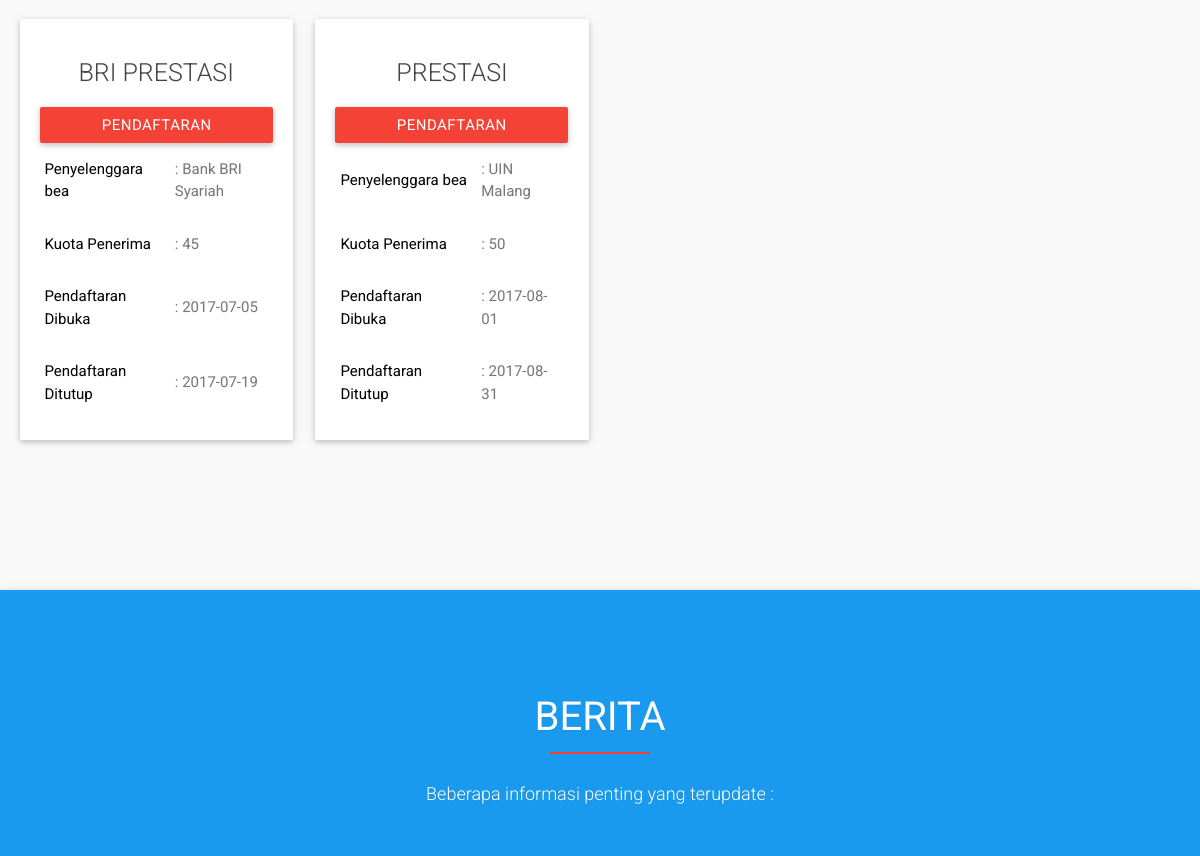
Before: / (middle part) with the older database file.
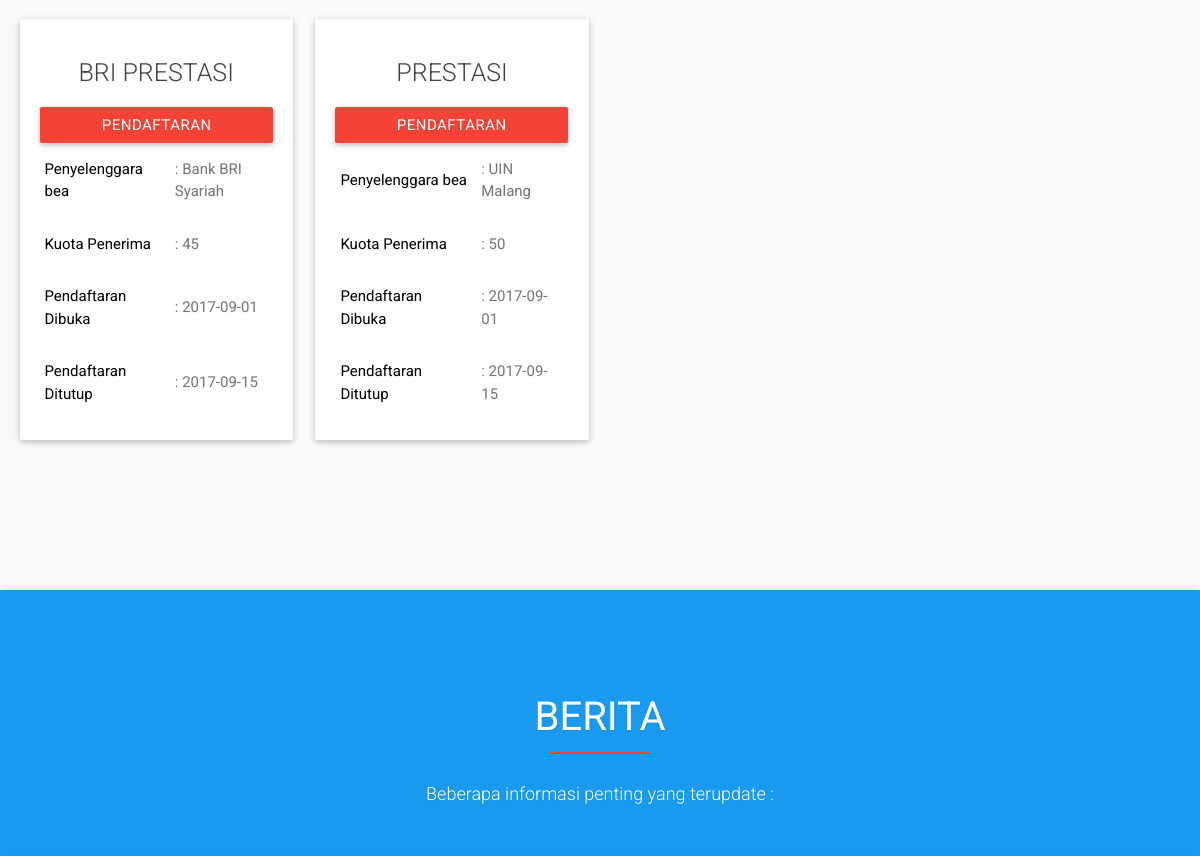
After: the same page with the newer database file.
### tables this page shows
CREATE TABLE `bea` (
  `id` int(11) NOT NULL,
  `namaBeasiswa` varchar(100) DEFAULT NULL,
  `penyelenggaraBea` varchar(100) DEFAULT NULL,
  `kuota` char(10) DEFAULT NULL,
  `beasiswaDibuka` date DEFAULT NULL COMMENT 'pendaftaran',
  `beasiswaTutup` date DEFAULT NULL COMMENT 'pendaftaran',
  `periodeBerakhir` date DEFAULT NULL,
  `statusBeasiswa` enum('2','3') DEFAULT '2' COMMENT '2=ditolak, 3=dikonfirmasi',
  `seleksiTutup` date NOT NULL,
  `selektor` int(1) NOT NULL COMMENT '1=kasubag kemahasiswaa, 2=kasubag fakultas, 3=keduanya',
  `selektorFakultas` int(5) DEFAULT NULL COMMENT 'berisi idFakultas',
  `keterangan` text
);

### application/controllers/C_dashboard.php (called while the page is built, shortened)
<?php defined('BASEPATH')OR exit('tidak ada akses di izinkan');
class C_dashboard extends CI_Controller
{
    function __construct()
    {
        $this->load->model('m_dashboard');
    }
    public function index()
    {
        $this->load->library('pagination');
        $config['base_url'] = base_url()    .'C_dashboard/index/';
        $config['total_rows'] = $this->m_dashboard->total_record();
        $config['per_page'] = 4;
        $config['uri_segment'] = 3;
        $this->pagination->initialize($config);
        $pagi1 = $this->pagination->create_links();
        $config2['base_url'] = base_url()    .'C_dashboard/index/';
        $config2['total_rows'] = $this->m_dashboard->total_record2();
        $config2['per_page'] = 4;
        $config2['uri_segment'] = 3;
        $this->pagination->initialize($config2);
        $pagi2 = $this->pagination->create_links();
        $start = $this->uri->segment(3, 0);
        $rows = $this->m_dashboard->user_limit($config['per_page'],$start)->result();
        $rows2 = $this->m_dashboard->user_limit2($config2['per_page'],$start)->result();
        $data = array(
            'daftar_berita' => $rows2,
            'daftar_bea' => $rows,
            'pagination1' => $pagi1,
            'pagination2' => $pagi2,
            'start' => $start
        );
        $this->load->view('Dashboard',$data);
    }
}

### index.php (called while the page is built, shortened)
<?php
require_once BASEPATH.'core/CodeIgniter.php';

### application/config/config.php (called while the page is built, shortened)
<?php
$config['base_url'] = ((isset($_SERVER['HTTPS']) && $_SERVER['HTTPS'] == "on") ? "https" : "http");
$config['base_url'] .= "://".$_SERVER['HTTP_HOST'];
$config['base_url'] .= str_replace(basename($_SERVER['SCRIPT_NAME']),"",$_SERVER['SCRIPT_NAME']);
$config['index_page'] = '';
$config['uri_protocol']	= 'REQUEST_URI';
$config['url_suffix'] = '';
$config['language']	= 'english';
$config['charset'] = 'UTF-8';
$config['enable_hooks'] = FALSE;
$config['subclass_prefix'] = 'MY_';
$config['composer_autoload'] = FALSE;
$config['permitted_uri_chars'] = 'a-z 0-9~%.:_\-';
$config['enable_query_strings'] = FALSE;
$config['controller_trigger'] = 'c';
$config['function_trigger'] = 'm';
$config['directory_trigger'] = 'd';
$config['allow_get_array'] = TRUE;
$config['log_threshold'] = 0;
$config['log_path'] = '';
$config['log_file_extension'] = '';
$config['log_file_permissions'] = 0644;
$config['log_date_format'] = 'Y-m-d H:i:s';
$config['error_views_path'] = '';
$config['cache_path'] = '';
$config['cache_query_string'] = FALSE;
$config['encryption_key'] = '';
$config['sess_driver'] = 'files';
$config['sess_cookie_name'] = 'ci_session';
$config['sess_expiration'] = 7200;
$config['sess_save_path'] = NULL;
$config['sess_match_ip'] = FALSE;
$config['sess_time_to_update'] = 300;
$config['sess_regenerate_destroy'] = FALSE;
$config['cookie_prefix']	= '';
$config['cookie_domain']	= '';
$config['cookie_path']		= '/';
$config['cookie_secure']	= FALSE;
$config['cookie_httponly'] 	= FALSE;
$config['standardize_newlines'] = FALSE;
$config['global_xss_filtering'] = TRUE;
$config['csrf_protection'] = FALSE;
$config['csrf_token_name'] = 'csrf_test_name';
$config['csrf_cookie_name'] = 'csrf_cookie_name';
$config['csrf_expire'] = 7200;
$config['csrf_regenerate'] = TRUE;
$config['csrf_exclude_uris'] = array();
$config['compress_output'] = FALSE;
$config['time_reference'] = 'local';
$config['rewrite_short_tags'] = FALSE;
$config['proxy_ips'] = '';

### application/config/pagination.php (called while the page is built, shortened)
<?php  if ( ! defined('BASEPATH')) exit('No direct script access allowed');
$config['query_string_segment'] = 'start';
$config['full_tag_open'] = '<ul class="col s4 offset-s5 pagination">';
$config['full_tag_close'] = '</ul>';
$config['first_link'] = 'First';
$config['first_tag_open'] = '<li class="waves-effect">';
$config['first_tag_close'] = '</li>';
$config['last_link'] = 'Last';
$config['last_tag_open'] = '<li class="waves-effect">';
$config['last_tag_close'] = '</li>';
$config['next_link'] = 'Next';

### application/models/M_dashboard.php (called while the page is built, shortened)
<?php
class M_dashboard extends CI_Model
{	function __construct()
{	parent::__construct();
}
    private $table = 'bea';
    private $table2 = 'berita';
    private $pk = 'id';
    private $pk2 = 'idBerita';
    function user_limit($limit, $start = 0) {
        $this->db->order_by($this->pk, 'DESC');
        $this->db->limit($limit, $start);
        return $this->db->get($this->table);
    }
    function user_limit2($limit, $start = 0) {
        $this->db->order_by($this->pk2, 'DESC');
        $this->db->limit($limit, $start);
        return $this->db->get($this->table2);
    }
    function total_record() {
        $this->db->from($this->table);
        return $this->db->count_all_results();
    }
    function total_record2() {
        $this->db->from($this->table2);
        return $this->db->count_all_results();
    }
}

### application/views/Dashboard.php (the view, shortened to what this page needs)
<!DOCTYPE html>
<html lang="en">
<head>
    <link href="<?php echo base_url()?>assets/css/achmad/css/materialize.min.css" rel="stylesheet">
    <link href="<?php echo base_url()?>assets/css/achmad/css/slider.css" rel="stylesheet" type="text/css">
    <link href="<?php echo base_url()?>assets/css/achmad/css/animate.css" rel="stylesheet" type="text/css">
    <link href="<?php echo base_url()?>assets/css/achmad/css/ionicons.min.css" rel="stylesheet" type="text/css">
    <link href="<?php echo base_url()?>assets/css/achmad/css/style.css" rel="stylesheet" type="text/css">
    <link href="<?php echo base_url()?>assets/css/achmad/style.min.css" rel="stylesheet" type="text/css">
</head>
<body>
<section id="overview" class="overview-section sec-padded-1x">
    <div class="container">
        <div class="row center">
        <?php foreach ($daftar_bea as $r): ?>
            <div class='col s12 m6 l3'>
                <div class='card-panel overview-section-box'>
                    <h3><?php echo $r->namaBeasiswa?></h3>
                    <?php
                    $paymentDate = date('Y-m-d');
                    $contractDateBegin = $r->beasiswaDibuka;
                    $contractDateEnd  = $r->beasiswaTutup;
                    if (($paymentDate > $contractDateBegin) && ($paymentDate < $contractDateEnd))
                    {
                    $hai ="<a class='waves-effect waves-light btn blue center md-trigger' >Pendaftaran Dibuka</a>";
                    }
                    else
                    {
                    $hai ="<a class='waves-effect waves-light btn red center md-trigger' >Pendaftaran Ditutup</a>";
                    }
                    ?>
                    <p>
                        <table>
                                <tr><td><a style="color: black;">Penyelenggara bea</a> </td><td>: <?php echo $r->penyelenggaraBea?></td> </tr>
                                <tr><td><a style="color: black;">Kuota Penerima </a></td><td>: <?php echo $r->kuota?></td> </tr>
                                <tr><td><a style="color: black;">Pendaftaran Dibuka </a></td><td>: <?php echo $r->beasiswaDibuka?></td> </tr>
                                <tr><td><a style="color: black;">Pendaftaran Ditutup </a></td><td>: <?php echo $r->beasiswaTutup?></td> </tr>
                                <?php echo   $hai?>
                        </table>
                    </p>
                </div>
            </div>
        <?php endforeach; ?>
        </div>
    </div>
</section>
<section id="faq" class="faq-section sec-padded-1x z-depth-1">
    <div class="container">
        <div class="row">
            <div class="section">
                <div class="center-heading">
                    <h3 class="white-text">Berita</h3>
                    <span class="center-line red"></span>
                    <p class="white-text">Beberapa informasi penting yang terupdate :</p>
                </div>
            </div>
        </div>
    </div>
</section>
</body>
</html>

### assets/css/achmad/css/style.css (style rules this page uses)
*, *::after, *::before { -webkit-box-sizing: border-box; -moz-box-sizing: border-box; box-sizing: border-box; }
body { width: 100%; height: 100%; font-family: 'Roboto', sans-serif; color: #777; overflow-x: hidden; text-shadow: 0 1px 2px rgba(0, 0, 0, 0.05) !important; -webkit-font-smoothing: antialiased !important; -moz-osx-font-smoothing: grayscale !important; }
h1,h2,h3,h4,h5,h6 { margin: 0px; color: #444; }
a { text-decoration: none; }
p { margin: 0px; font-weight: 300; font-size: 16px; line-height: 28px; color: #777; }
.sec-padded-1x { padding: 90px 0; }
section { position: relative; z-index: 1; overflow: hidden; }
section::before { content: ''; position: absolute; top: 0; left: 0; width: 100%; height: 100%; z-index: -1; background-repeat: no-repeat; background-size: cover; background-position: center; background-attachment: scroll; }
.center-heading { position: relative; text-align: center; margin-bottom: 50px; }
.center-heading h3 { font-weight: 400; text-transform: uppercase; font-size: 40px; }
.center-line { width:100px; height: 2px; display: inline-block; margin: 13px auto; }
.center-heading p { font-size: 18px; color: #777; font-weight: 300; line-height: 30px; margin-top: 5px; }
.overview-section-box { margin-top: 0; margin-bottom: 40px; padding: 20px; }
.overview-section-box h3 { margin: 15px 0; font-weight: 300; font-size: 25px; text-transform: uppercase; line-height: 38px; }
.overview-section-box p { margin-bottom: 0px; font-weight: 300; font-size: 15px; }
.faq-section { background-color: #199aef; }

Changed rows visible on the page:
changed bea "BRI PRESTASI": beasiswaDibuka "2017-07-05" → "2017-09-01"; beasiswaTutup "2017-07-19" → "2017-09-15"
changed bea "PRESTASI": beasiswaDibuka "2017-08-01" → "2017-09-01"; beasiswaTutup "2017-08-31" → "2017-09-15"
